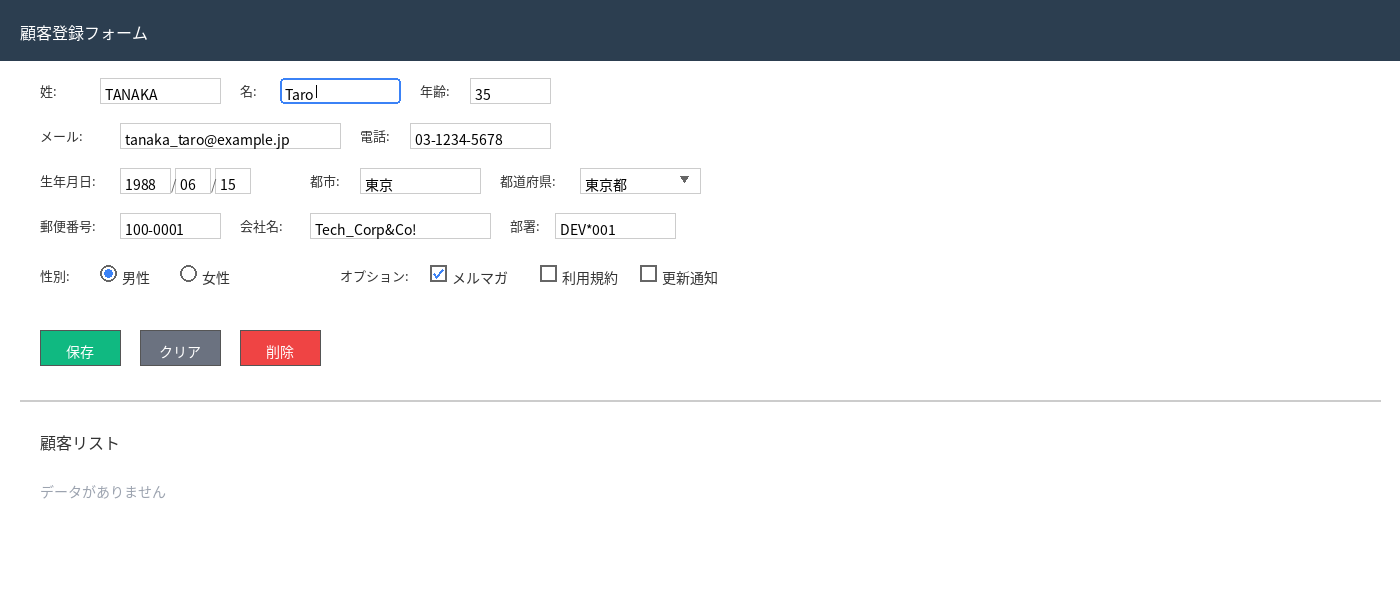
#> input picture report_images/version1/form_case_test.png, 1400 x 600 px
$ python -i image_compare.py   (imports and definitions only)
#> lines starting #> are read from the running program, lines starting #| are printed output that depends on the picture; after the words box and inside, x2 and y2 are one past the last pixel; in counts of white or black regions, pixels touching at a corner belong together
"""
Smart Image Comparison Tool
Compares images focusing on text content and focus elements while ignoring styling differences
"""

import cv2
import numpy as np
from pathlib import Path
import pytesseract
from PIL import Image
import json
from dataclasses import dataclass
from typing import List, Tuple, Dict
import argparse
import shutil

@dataclass
class TextBox:
    text: str
    x: int
    y: int
    width: int
    height: int
    confidence: float

@dataclass
class Field:
    """Represents a form field with its properties"""
    field_type: str  # 'input', 'checkbox', 'radio', 'dropdown', 'button'
    value: str
    x: int
    y: int
    width: int
    height: int
    text_boxes: List[TextBox]  # All text boxes that make up this field

    def __repr__(self):
        return f"Field({self.field_type}, '{self.value}', pos=({self.x},{self.y}))"

@dataclass
class FieldDifference:
    """Represents a difference between two fields"""
    field_type: str
    description: str
    value1: str
    value2: str
    position: Tuple[int, int]  # (x, y)

@dataclass
class ComparisonResult:
    image_name: str
    text_match: bool
    text_differences: List[str]
    focus_match: bool
    focus_details: Dict
    overall_match: bool
    field_differences: List[FieldDifference] = None  # New field for field-level diffs

    def __post_init__(self):
        if self.field_differences is None:
            self.field_differences = []

class SmartImageComparator:
    def __init__(self, ignore_case=True, similarity_threshold=1.0, default_crop_percentage=0.12):
        self.ignore_case = ignore_case
        self.similarity_threshold = similarity_threshold
        self.default_crop_percentage = default_crop_percentage

    def detect_header_boundary(self, img: np.ndarray, sample_height: int = 20) -> int:
        """
        Detect header bottom boundary by analyzing color uniformity
        Returns the y-coordinate where header ends, or None if detection fails
        """
        try:
            height, width = img.shape[:2]

            # Sample top portion for header color analysis
            sample_region = img[0:min(sample_height, height), :]

            # Get dominant color from sample (mode of colors)
            # Reshape to list of pixels
            pixels = sample_region.reshape(-1, 3)

            # Calculate mean color of sample region
            mean_color = np.mean(pixels, axis=0)

            # Define color tolerance (how different a pixel can be from header color)
            color_tolerance = 30

            # Scan downward to find where header color ends
            for y in range(sample_height, min(int(height * 0.25), height)):  # Check up to 25% of image
                row = img[y, :]
                row_mean = np.mean(row, axis=0)

                # Calculate color difference
                color_diff = np.abs(row_mean - mean_color).sum()

                # If row color significantly different from header, we found the boundary
                if color_diff > color_tolerance:
                    # Add small margin (10 pixels) to ensure we're past header
                    return min(y + 10, height)

            # If no boundary found, return None (fallback will be used)
            return None

        except Exception as e:
            # If detection fails for any reason, return None to use fallback
            print(f"Header detection failed: {e}, using fallback")
            return None

    # [9 lines left out: function crop_by_percentage, not called in this run]

    def smart_crop_header(self, img: np.ndarray) -> tuple:
        """
        Hybrid approach: Try dynamic detection, fallback to percentage
        Returns (cropped_image, crop_offset)
        """
        # Try dynamic header detection
        boundary = self.detect_header_boundary(img)

        if boundary is not None and 30 < boundary < img.shape[0] * 0.3:
            # Valid boundary found (between 30px and 30% of image)
            print(f"  → Header detected at y={boundary}px (dynamic detection)")
            return img[boundary:, :], boundary
        else:
            # Fallback to percentage-based cropping
            cropped, offset = self.crop_by_percentage(img, self.default_crop_percentage)
            print(f"  → Header cropped at {self.default_crop_percentage*100:.0f}% = {offset}px (fallback)")
            return cropped, offset

    # [31 lines left out: function extract_text_boxes, not called in this run]

    def detect_text_cursor(self, img: np.ndarray) -> List[Dict]:
        """Detect text cursor (blinking cursor '|' in input fields)"""
        gray = cv2.cvtColor(img, cv2.COLOR_BGR2GRAY)

        # Look for vertical thin lines (text cursor)
        edges = cv2.Canny(gray, 50, 150)

        # Find contours
        contours, _ = cv2.findContours(edges, cv2.RETR_LIST, cv2.CHAIN_APPROX_SIMPLE)

        cursors = []
        for contour in contours:
            x, y, w, h = cv2.boundingRect(contour)

            # Text cursor characteristics
            if w <= 3 and h > w * 3 and 10 < h < 50:
                cursors.append({
                    'x': int(x),
                    'y': int(y),
                    'width': int(w),
                    'height': int(h),
                    'type': 'text_cursor'
                })

        return cursors

    def detect_bold_text(self, img: np.ndarray) -> List[Dict]:
        """Detect bolder text which indicates focused element"""
        gray = cv2.cvtColor(img, cv2.COLOR_BGR2GRAY)

        # Apply threshold to get text regions
        _, binary = cv2.threshold(gray, 0, 255, cv2.THRESH_BINARY_INV + cv2.THRESH_OTSU)

        # Morphological operations
        kernel = cv2.getStructuringElement(cv2.MORPH_RECT, (3, 3))
        dilated = cv2.dilate(binary, kernel, iterations=1)

        # Find contours
        contours, _ = cv2.findContours(dilated, cv2.RETR_EXTERNAL, cv2.CHAIN_APPROX_SIMPLE)

        bold_areas = []
        for contour in contours:
            area = cv2.contourArea(contour)
            if 100 < area < 50000:
                x, y, w, h = cv2.boundingRect(contour)

                roi = binary[y:y+h, x:x+w]
                density = np.sum(roi > 0) / (w * h) if w * h > 0 else 0

                if density > 0.15:
                    bold_areas.append({
                        'x': int(x),
                        'y': int(y),
                        'width': int(w),
                        'height': int(h),
                        'density': float(density),
                        'type': 'bold_text'
                    })

        return bold_areas

    def detect_rounded_borders(self, img: np.ndarray) -> List[Dict]:
        """Detect input fields with rounded borders"""
        gray = cv2.cvtColor(img, cv2.COLOR_BGR2GRAY)

        edges = cv2.Canny(gray, 50, 150)
        contours, _ = cv2.findContours(edges, cv2.RETR_LIST, cv2.CHAIN_APPROX_SIMPLE)

        rounded_borders = []
        for contour in contours:
            epsilon = 0.02 * cv2.arcLength(contour, True)
            approx = cv2.approxPolyDP(contour, epsilon, True)

            x, y, w, h = cv2.boundingRect(contour)
            area = cv2.contourArea(contour)

            if len(approx) >= 4 and 1000 < area < 100000:
                rect_perimeter = 2 * (w + h)
                contour_perimeter = cv2.arcLength(contour, True)

                roundness = contour_perimeter / rect_perimeter if rect_perimeter > 0 else 0

                if 1.05 < roundness < 1.3:
                    rounded_borders.append({
                        'x': int(x),
                        'y': int(y),
                        'width': int(w),
                        'height': int(h),
                        'roundness': float(roundness),
                        'type': 'rounded_border'
                    })

        return rounded_borders

    def detect_focus_element(self, img_path: str) -> Dict:
        """Detect focused element with smart header removal"""
        img = cv2.imread(img_path)
#> img is the input picture: shape (600, 1400, 3); mean B, G, R 233.9, 232.2, 230.3
        if img is None:
            return {}

        # Smart crop to remove header
        cropped_img, crop_offset = self.smart_crop_header(img)
#> in detect_header_boundary, `mean_color = np.mean(pixels, axis=0)`: mean_color = [80, 62, 44]
#> the loop in detect_header_boundary, `for y in range(sample_height, min(int(height * 0.25), height)):` made 42 passes
#> (row_mean, color_diff) on passes 1 to 8: ([80, 62, 44], 0), ([80, 62, 44], 0), ([80, 62, 44], 0), ([80, 62, 44], 0), ([80, 62, 44], 0), ([80.42, 62.47, 44.51], 1.39), ([84.19, 66.62, 49.06], 13.86), ([83.41, 65.76, 48.11], 11.28)
#> in smart_crop_header, `boundary = self.detect_header_boundary(img)`: boundary = 71
#|   → Header detected at y=71px (dynamic detection)
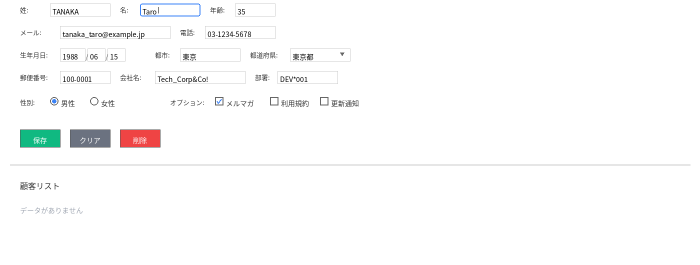
#> cropped_img: shape (529, 1400, 3) (shown at 1/2 size); mean B, G, R 251.2, 251.2, 251.1
#> crop_offset = 71

        # Detect focus elements on cropped image
        cursors = self.detect_text_cursor(cropped_img)
#> in detect_text_cursor, `edges = cv2.Canny(gray, 50, 150)`:
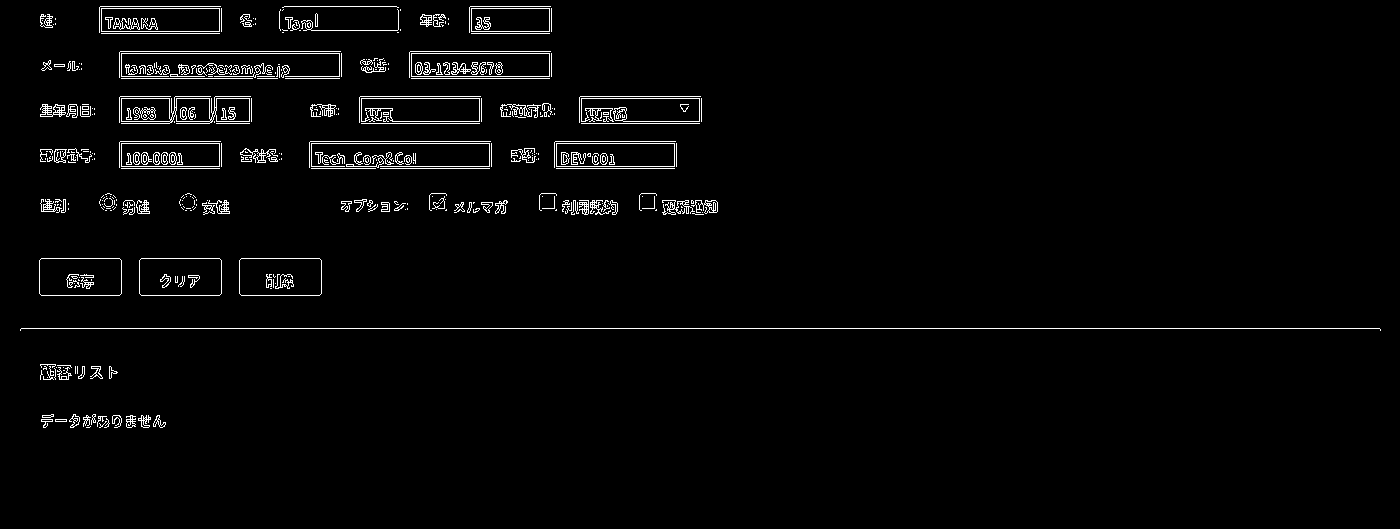
#> edges: shape (529, 1400); 2.4% white in thin lines or dots, all inside (x1, y1, x2, y2) = (20, 6, 1381, 428)
#> in detect_text_cursor, `contours, _ = cv2.findContours(edges, cv2.RETR_LIST, cv2.CHAIN_APPROX_..`: contours = 828 contours, 655 with area under 20; largest, box (x1, y1, x2, y2) and area: (411, 53, 550, 77) 3174, (411, 53, 550, 77) 3172, (239, 258, 322, 296) 3026, (139, 258, 222, 296) 3026, (39, 258, 122, 296) 3026
#> the loop in detect_text_cursor, `for contour in contours:` made 828 passes
#> (x, y, w, h) on passes 2, 3, 5: (70, 425, 4, 3), (159, 422, 7, 6), (126, 421, 10, 7)
#> after the loop in detect_text_cursor, `for contour in contours:`: cursors = 15 items
#> cursors = 15 items
        bold_areas = self.detect_bold_text(cropped_img)
#> in detect_bold_text, `_, binary = cv2.threshold(gray, 0, 255, cv2.THRESH_BINARY_INV + cv2.TH..`:
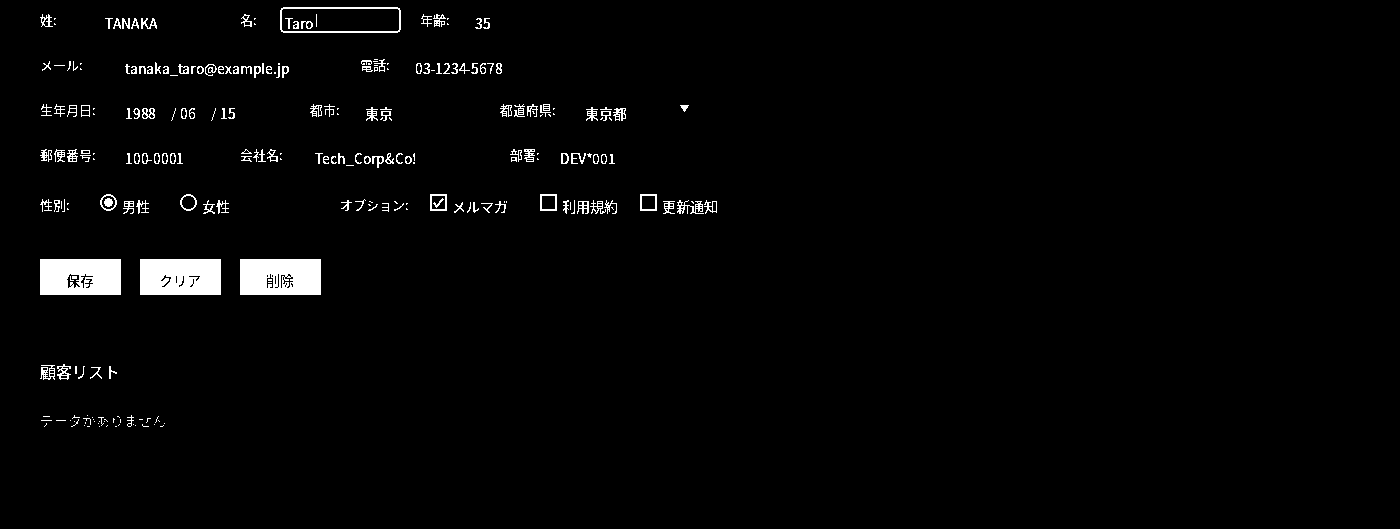
#> binary: shape (529, 1400); 2.2% white; 253 white regions (110 under 20 px), largest, box (x1, y1, x2, y2) and area: (140, 259, 221, 295) 2833, (240, 259, 321, 295) 2767, (40, 259, 121, 295) 2750
#> in detect_bold_text, `dilated = cv2.dilate(binary, kernel, iterations=1)`:
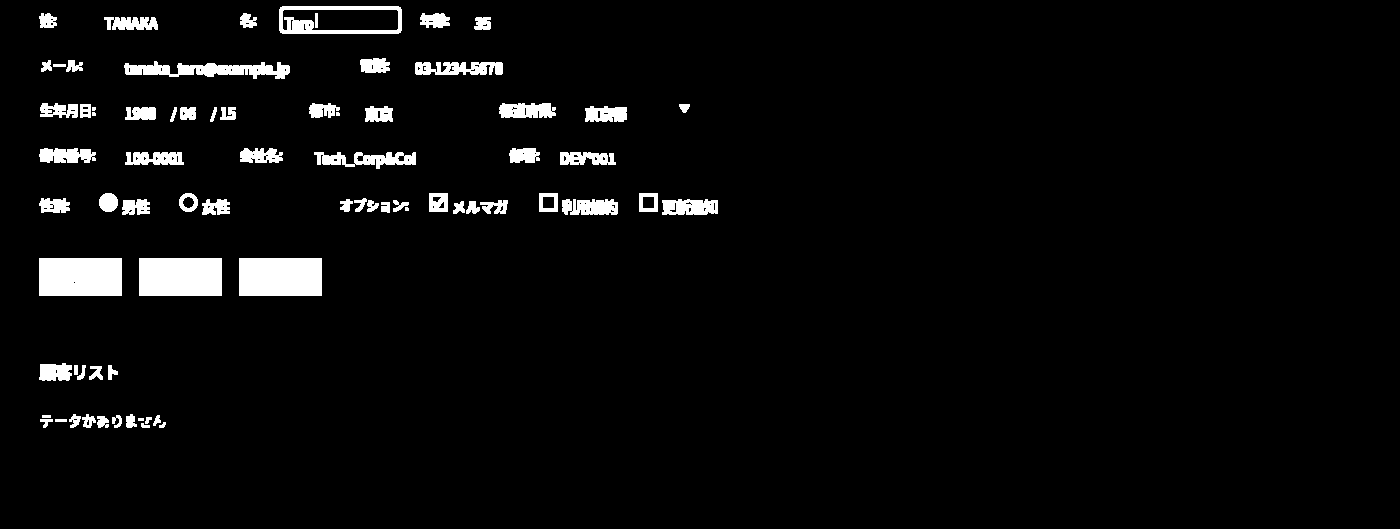
#> dilated: shape (529, 1400); 3.9% white; 74 white regions (5 under 20 px)
#> in detect_bold_text, `contours, _ = cv2.findContours(dilated, cv2.RETR_EXTERNAL, cv2.CHAIN_A..`: contours = 73 contours, 7 with area under 20; largest, box (x1, y1, x2, y2) and area: (279, 6, 402, 34) 3278, (239, 258, 322, 296) 3034, (139, 258, 222, 296) 3034, (39, 258, 122, 296) 3034, (124, 61, 290, 79) 1436
#> the loop in detect_bold_text, `for contour in contours:` made 73 passes
#> (contour, area, x, y, w, h, density) on passes 19, 20, 21, 36, 37: ([[239, 258], [239, 295], [321, 295], [321, 258]], 3034, 239, 258, 83, 38, 0.881), ([[139, 258], [139, 295], [221, 295], [221, 258]], 3034, 139, 258, 83, 38, 0.898), ([[39, 258], [39, 295], [121, 295], [121, 258]], 3034, 39, 258, 83, 38, 0.879), ([[639, 193], [639, 211], [657, 211], [657, 193]], 324, 639, 193, 19, 19, 0.332), ([[539, 193], [539, 211], [557, 211], [557, 193]], 324, 539, 193, 19, 19, 0.332)
#> after the loop in detect_bold_text, `for contour in contours:`: bold_areas = 39 items
#> bold_areas = 39 items
        rounded_borders = self.detect_rounded_borders(cropped_img)
#> in detect_rounded_borders, `contours, _ = cv2.findContours(edges, cv2.RETR_LIST, cv2.CHAIN_APPROX_..`: contours = 828 contours, 655 with area under 20; largest, box (x1, y1, x2, y2) and area: (411, 53, 550, 77) 3174, (411, 53, 550, 77) 3172, (239, 258, 322, 296) 3026, (139, 258, 222, 296) 3026, (39, 258, 122, 296) 3026
#> the loop in detect_rounded_borders, `for contour in contours:` made 828 passes
#> contour on passes 11, 12, 15: [[144, 420], [145, 419], [146, 420], [145, 421]], [[130, 420], [131, 419], [132, 420], [131, 421]], [[85, 420], [86, 419], [87, 420], [86, 421]]

        # Adjust y-coordinates back to original image space
        for c in cursors:
            c['y'] += crop_offset
#> this loop made 15 passes
        for b in bold_areas:
            b['y'] += crop_offset
#> this loop made 39 passes
        for r in rounded_borders:
            r['y'] += crop_offset
#> this loop made 0 passes

        all_focus_elements = cursors + bold_areas + rounded_borders

        priority_order = {'text_cursor': 3, 'rounded_border': 2, 'bold_text': 1}
        all_focus_elements.sort(key=lambda x: priority_order.get(x['type'], 0), reverse=True)

        return {
            'focus_elements': all_focus_elements,
            'primary_focus': all_focus_elements[0] if all_focus_elements else None,
            'cursors_found': len(cursors),
            'bold_areas_found': len(bold_areas),
            'rounded_borders_found': len(rounded_borders)
        }

    # [816 lines left out: functions normalize_text, group_text_boxes_into_fields, _create_field_from_boxes, _detect_field_type, compare_fields, _generate_field_diff_description and 5 more, not called in this run]

# [11 lines not run here, left out]

>>> result = SmartImageComparator().detect_focus_element('report_images/version1/form_case_test.png')

$ run again, on report_images/version1/form_different_focus.png
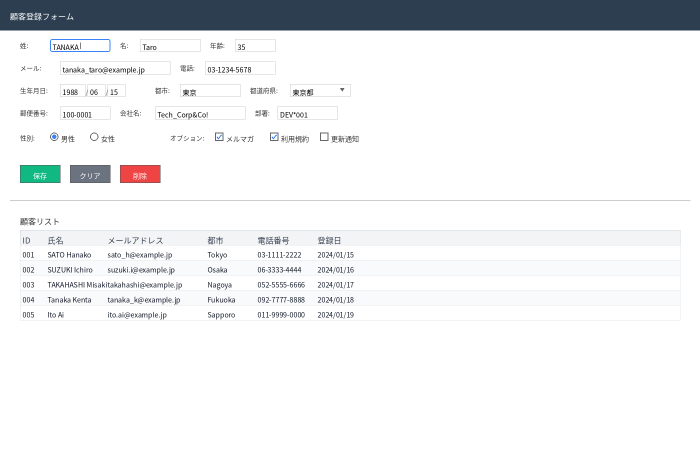
#> input picture report_images/version1/form_different_focus.png, 1400 x 900 px (shown at 1/2 size)
#> in detect_focus_element, img is the input picture: shape (900, 1400, 3); mean B, G, R 238.9, 237.5, 236.1
#> mean_color = [80, 62, 44]
#> the loop in detect_header_boundary, `for y in range(sample_height, min(int(height * 0.25), height)):` made 42 passes
#> (row_mean, color_diff) on passes 1 to 8: ([80, 62, 44], 0), ([80, 62, 44], 0), ([80, 62, 44], 0), ([80, 62, 44], 0), ([80, 62, 44], 0), ([80.42, 62.47, 44.51], 1.39), ([84.19, 66.62, 49.06], 13.86), ([83.41, 65.76, 48.11], 11.28)
#> boundary = 71
#|   → Header detected at y=71px (dynamic detection)
#> in detect_text_cursor, `edges = cv2.Canny(gray, 50, 150)`:
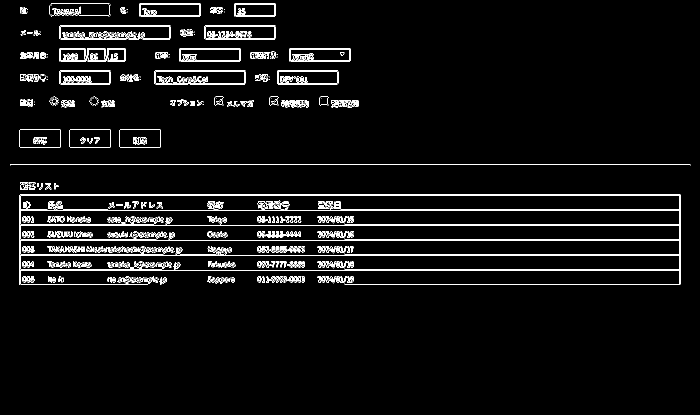
#> edges: shape (829, 1400) (shown at 1/2 size); 3.8% white in thin lines or dots, all inside (x1, y1, x2, y2) = (20, 6, 1381, 570)
#> in detect_text_cursor, `contours, _ = cv2.findContours(edges, cv2.RETR_LIST, cv2.CHAIN_APPROX_..`: contours = 1713 contours, 1320 with area under 20; largest, box (x1, y1, x2, y2) and area: (41, 390, 1360, 569) 39553, (41, 390, 1360, 421) 39432, (411, 53, 550, 77) 3174, (411, 53, 550, 77) 3172, (239, 258, 322, 296) 3026
#> the loop in detect_text_cursor, `for contour in contours:` made 1713 passes
#> (x, y, w, h) on passes 1, 2, 5: (688, 566, 1, 1), (667, 566, 1, 1), (415, 561, 4, 3)
#> after the loop in detect_text_cursor, `for contour in contours:`: cursors = 24 items
#> binary: shape (829, 1400); 2.3% white; 544 white regions (129 under 20 px), largest, box (x1, y1, x2, y2) and area: (140, 259, 221, 295) 2830, (240, 259, 321, 295) 2759, (40, 259, 121, 295) 2741
#> in detect_bold_text, `dilated = cv2.dilate(binary, kernel, iterations=1)`:
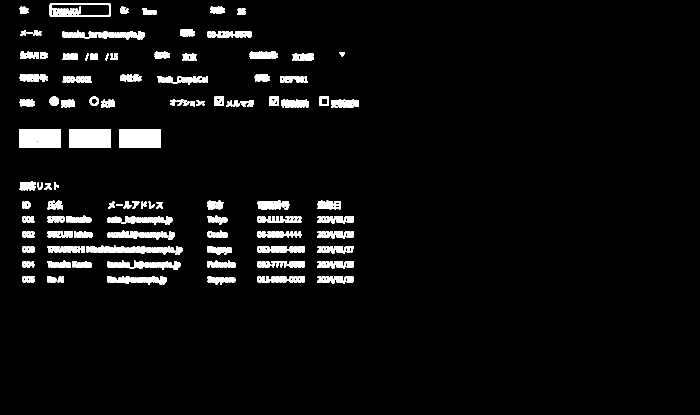
#> dilated: shape (829, 1400) (shown at 1/2 size); 4.7% white; 123 white regions (4 under 20 px)
#> in detect_bold_text, `contours, _ = cv2.findContours(dilated, cv2.RETR_EXTERNAL, cv2.CHAIN_A..`: contours = 122 contours, 4 with area under 20; largest, box (x1, y1, x2, y2) and area: (99, 6, 222, 34) 3278, (239, 258, 322, 296) 3034, (139, 258, 222, 296) 3034, (39, 258, 122, 296) 3034, (185, 491, 351, 509) 1508
#> the loop in detect_bold_text, `for contour in contours:` made 122 passes
#> (area, x, y, w, h, density) on passes 1 to 8: (142.5, 693, 552, 15, 13, 0.328), (552.5, 634, 552, 59, 16, 0.225), (892, 515, 552, 95, 13, 0.294), (500, 415, 552, 56, 17, 0.245), (1082, 215, 552, 119, 17, 0.239), (111.5, 115, 552, 13, 13, 0.343), (164.5, 95, 552, 18, 13, 0.316), (256, 45, 552, 24, 13, 0.308)
#> the loop in detect_rounded_borders, `for contour in contours:` made 1713 passes
#> contour on passes 1 to 3: [[688, 566]], [[667, 566]], [[310, 563], [311, 564], [315, 564], [311, 564]]
#> the loop in detect_focus_element, `for c in cursors:` made 24 passes
#> the loop in detect_focus_element, `for b in bold_areas:` made 92 passes
